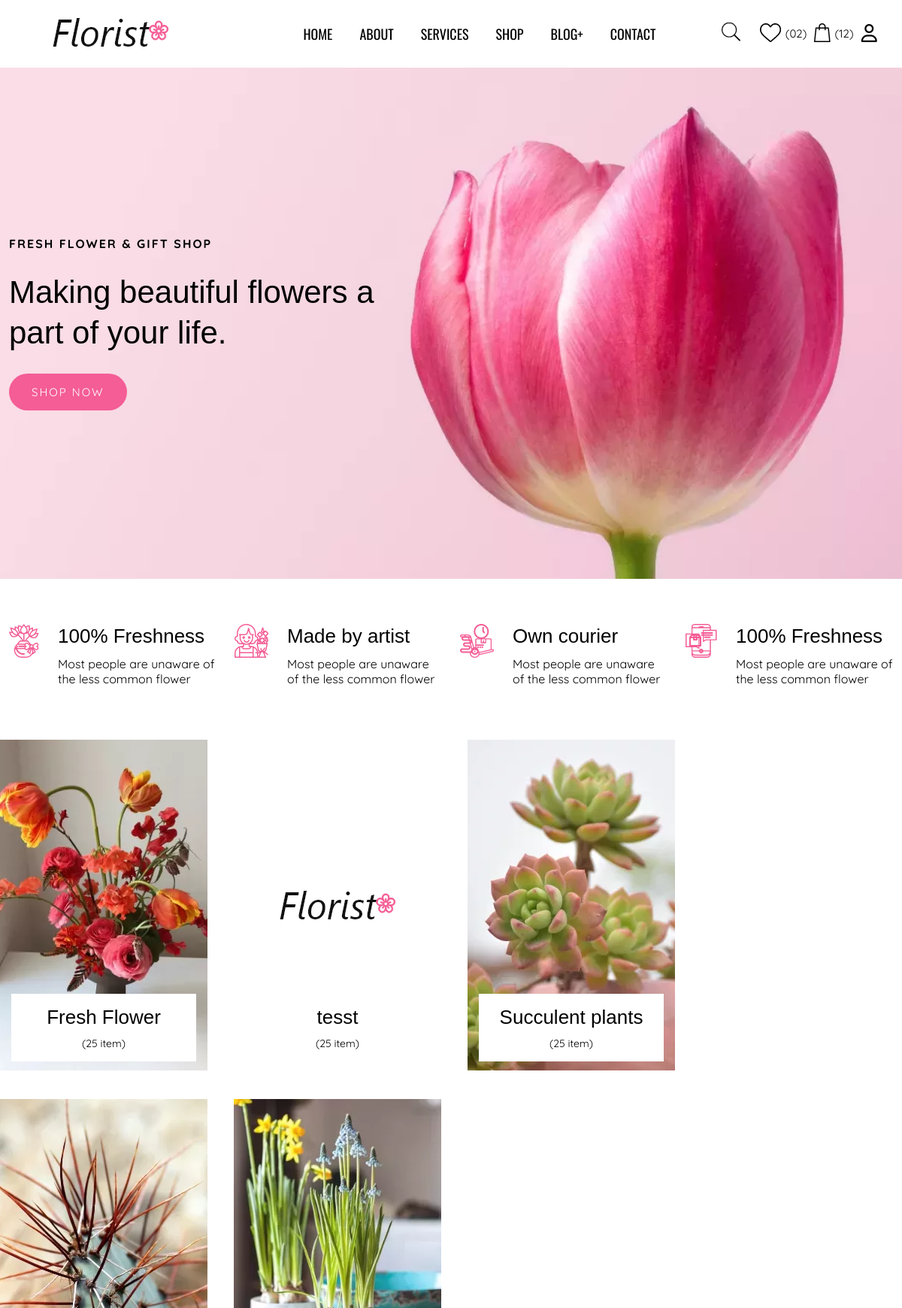
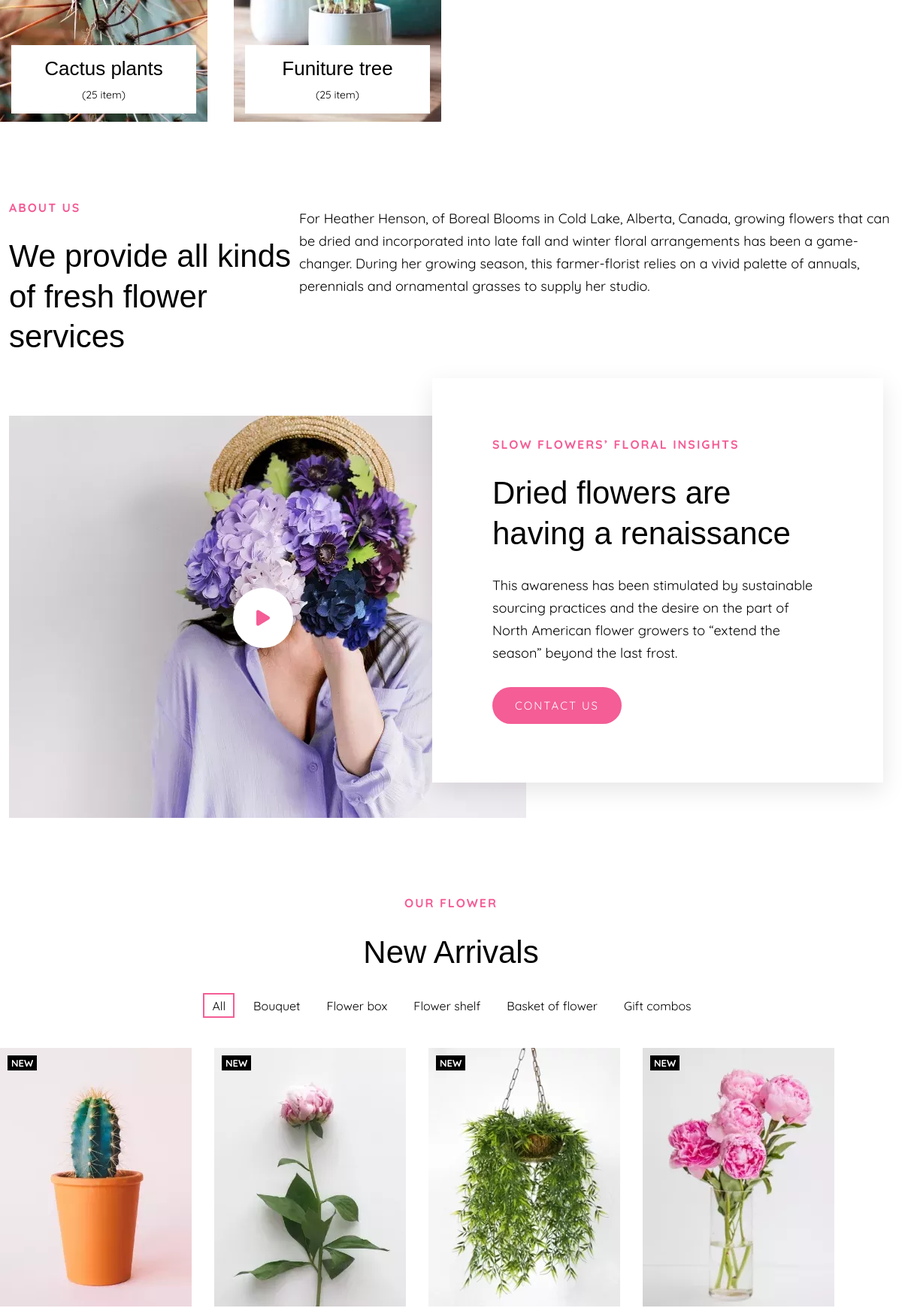
/site/home (upper part), run on the app's committed database (2 pictures, top to bottom).
### tables this page shows
CREATE TABLE `productcategory` (
  `idCategory` int(11) NOT NULL,
  `nameCategory` varchar(100) NOT NULL,
  `imgUrl` varchar(100) NOT NULL DEFAULT 'categories/non-categories.webp',
  `showHide` int(11) NOT NULL COMMENT '0(Hide) / 1(Show)',
  `ordinal` int(11) NOT NULL
);

CREATE TABLE `product` (
  `idProduct` int(11) NOT NULL,
  `nameProduct` varchar(100) NOT NULL,
  `price` varchar(20) NOT NULL,
  `imgUrl` varchar(100) NOT NULL DEFAULT 'products/non-img-product.png',
  `content` text NOT NULL,
  `highlight` int(11) NOT NULL COMMENT '0(non-highlight) / 1(highlight)',
  `date` date NOT NULL,
  `view` int(11) NOT NULL DEFAULT 0,
  `idType` int(11) NOT NULL
);

### site/home/index.php (called while the page is built, shortened)
<?php
require '../../global.php';
require "../../daos/pdo__product_category.php";
require "../../daos/pdo__product.php";
$page_size = 10;
if (exist_param("shop")) {
    $productList = product__selectAll($page_size);
    $VIEW_NAME = "home/shop.php";
} else if (exist_param("about")) {
    $VIEW_NAME = "home/about.php";
} else if (exist_param("services")) {
    $VIEW_NAME = "home/services.php";
} else if (exist_param("blog")) {
    $VIEW_NAME = "home/blog.php";
} else if (exist_param("contact")) {
    $VIEW_NAME = "home/contact.php";
} else {
    $showCategory = category__selectShow();
    $productList = product__selectHighlight($page_size);
}
require '../layout.php';

### global.php (called while the page is built, shortened)
<?php
$ROOT_URL = '../..';
$ASSETS_URL = "$ROOT_URL/assets";
$SITE_URL = "$ROOT_URL/site";

### daos/pdo.php (called while the page is built, shortened)
<?php
function pdo_get_connection()
{
    $servername = "localhost";
    $username = "root";
    $password = "";
    $option = array(PDO::MYSQL_ATTR_INIT_COMMAND => "SET NAMES utf8");
    try {
        $conn = new PDO("mysql:host=$servername;dbname=flowers_data", $username, $password, $option);
        $conn->setAttribute(PDO::ATTR_ERRMODE, PDO::ERRMODE_EXCEPTION);
        return $conn;
    } catch (PDOException $e) {
        echo "Connection failed: " . $e->getMessage();
    }
}
function pdo_query($sql)
{
    $sql_args = array_slice(func_get_args(), 1);
    try {
        $conn = pdo_get_connection();
        $stmt = $conn->prepare($sql);
        $stmt->execute($sql_args);
        $result = $stmt->fetchAll(PDO::FETCH_ASSOC);
        return $result;
    } catch (PDOException $e) {
        throw $e;
    } finally {
        unset($conn);
    }
}

### daos/pdo__product_category.php (called while the page is built, shortened)
<?php
require_once 'pdo.php';
function category__selectShow()
{
    $sql = "select * from productCategory where showHide = 1 order by ordinal";
    return pdo_query($sql);
}

### daos/pdo__product.php (called while the page is built, shortened)
<?php
require_once 'pdo.php';
function product__selectHighlight($page_size)
{
    $sql = "select * from product where highLight = 1 limit 0,$page_size";
    return pdo_query($sql);
}

### site/home/main.php (the view, shortened to what this page needs)
<?php require '../base/banner.php' ?>
<div class="benefit">
    <div class="container">
        <div class="gird">
            <div class="row">
                <div class="benefit__item col-l-3 col-c-4">
                    <div class="benefit__item-icon">
                        <img src="<?= $ASSETS_URL ?>/images/benefit/xbenefit-1.webp" alt="" />
                    </div>
                    <div class="benefit__item-content">
                        <h2 class="small-title">100% Freshness</h2>
                        <p>Most people are unaware of the less common flower</p>
                    </div>
                </div>
                <div class="benefit__item col-l-3 col-c-4">
                    <div class="benefit__item-icon">
                        <img src="<?= $ASSETS_URL ?>/images/benefit/xbenefit-2.webp" alt="" />
                    </div>
                    <div class="benefit__item-content">
                        <h2 class="small-title">Made by artist</h2>
                        <p>Most people are unaware of the less common flower</p>
                    </div>
                </div>
                <div class="benefit__item col-l-3 col-c-4">
                    <div class="benefit__item-icon">
                        <img src="<?= $ASSETS_URL ?>/images/benefit/xbenefit-3.webp" alt="" />
                    </div>
                    <div class="benefit__item-content">
                        <h2 class="small-title">Own courier</h2>
                        <p>Most people are unaware of the less common flower</p>
                    </div>
                </div>
                <div class="benefit__item col-l-3 col-c-4">
                    <div class="benefit__item-icon">
                        <img src="<?= $ASSETS_URL ?>/images/benefit/xbenefit-4.webp" alt="" />
                    </div>
                    <div class="benefit__item-content">
                        <h2 class="small-title">100% Freshness</h2>
                        <p>Most people are unaware of the less common flower</p>
                    </div>
                </div>
            </div>
        </div>
    </div>
</div>
<div class="category">
    <div class="grid container">
        <div class="row">
            <?php foreach ($showCategory as $item) { ?>
                <div class="category__item col-l-3 col-c-4">
                    <div class="category__item-img">
                        <img src="<?= $ASSETS_URL ?>/images/<?= $item['imgUrl'] ?>" alt="" />
                    </div>
                    <div class="category__item-content">
                        <h2 class="small-title"><?= $item['nameCategory'] ?></h2>
                        <p>(25 item)</p>
                    </div>
                </div>
            <?php } ?>
        </div>
    </div>
</div>
<section class="about">
    <div class="container">
        <div class="about__head">
            <div class="about__head-title">
                <h3 class="sub-title">About Us</h3>
                <h1 class="main-title">
                    We provide all kinds of fresh flower services
                </h1>
            </div>
            <div class="about__head-content">
                <p>
                    For Heather Henson, of Boreal Blooms in Cold Lake, Alberta,
                    Canada, growing flowers that can be dried and incorporated
                    into late fall and winter floral arrangements has been a
                    game-changer. During her growing season, this farmer-florist
                    relies on a vivid palette of annuals, perennials and
                    ornamental grasses to supply her studio.
                </p>
            </div>
        </div>
        <div class="about__body">
            <div class="grid">
                <div class="row">
                    <div class="about__body-review col-l-7 col-c-4">
                        <a class="play-btn" href="#"><i class="fas fa-play"></i></a>
                    </div>
                    <div class="about__body-content col-l-6 col-c-4">
                        <h3 class="sub-title">Slow Flowers’ Floral Insights</h3>
                        <h1 class="main-title">
                            Dried flowers are having a renaissance
                        </h1>
                        <p>
                            This awareness has been stimulated by sustainable sourcing
                            practices and the desire on the part of North American
                            flower growers to “extend the season” beyond the last
                            frost.
                        </p>
                        <div class="btn pink-btn">
                            <a href="<?= $SITE_URL ?>/home?contact">Contact Us</a>
                        </div>
                    </div>
                </div>
            </div>
        </div>
    </div>
</section>
<section class="product">
    <div class="container">
        <div class="product__head">
            <h3 class="sub-title">Our flower</h3>
            <h1 class="main-title">New Arrivals</h1>
            <nav class="filter">
                <ul class="filter__list">
                    <li class="filter__link active"><a href="#">All</a></li>
                    <li class="filter__link"><a href="#">Bouquet </a></li>
                    <li class="filter__link"><a href="#">Flower box</a></li>
                    <li class="filter__link"><a href="#">Flower shelf</a></li>
                    <li class="filter__link"><a href="#">Basket of flower</a></li>
                    <li class="filter__link"><a href="#">Gift combos</a></li>
                </ul>
            </nav>
        </div>
        <div class="product__main">
            <div class="row">
                <?php foreach ($productList as $item) { ?>
                    <div class="product__item">
                        <div class="label">New</div>
                        <div class="product__item-img">
                            <img src="<?= $ASSETS_URL ?>/images/<?= $item['imgUrl'] ?>" alt="" />
                        </div>
                    </div>
                <?php } ?>
            </div>
        </div>
    </div>
</section>

### data on the page
productcategory: imgUrl (picture), nameCategory "Fresh Flower"
productcategory: imgUrl (picture), nameCategory "tesst"
productcategory: imgUrl (picture), nameCategory "Succulent plants"
productcategory: imgUrl (picture), nameCategory "Cactus plants"
productcategory: imgUrl (picture), nameCategory "Funiture tree"
product: imgUrl (picture)
product: imgUrl (picture)
product: imgUrl (picture)
product: imgUrl (picture)
